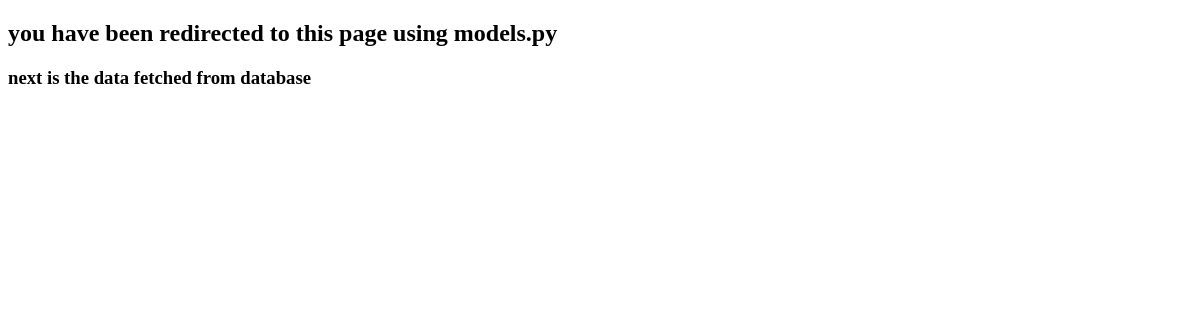
Before: /show/ with the older database file.
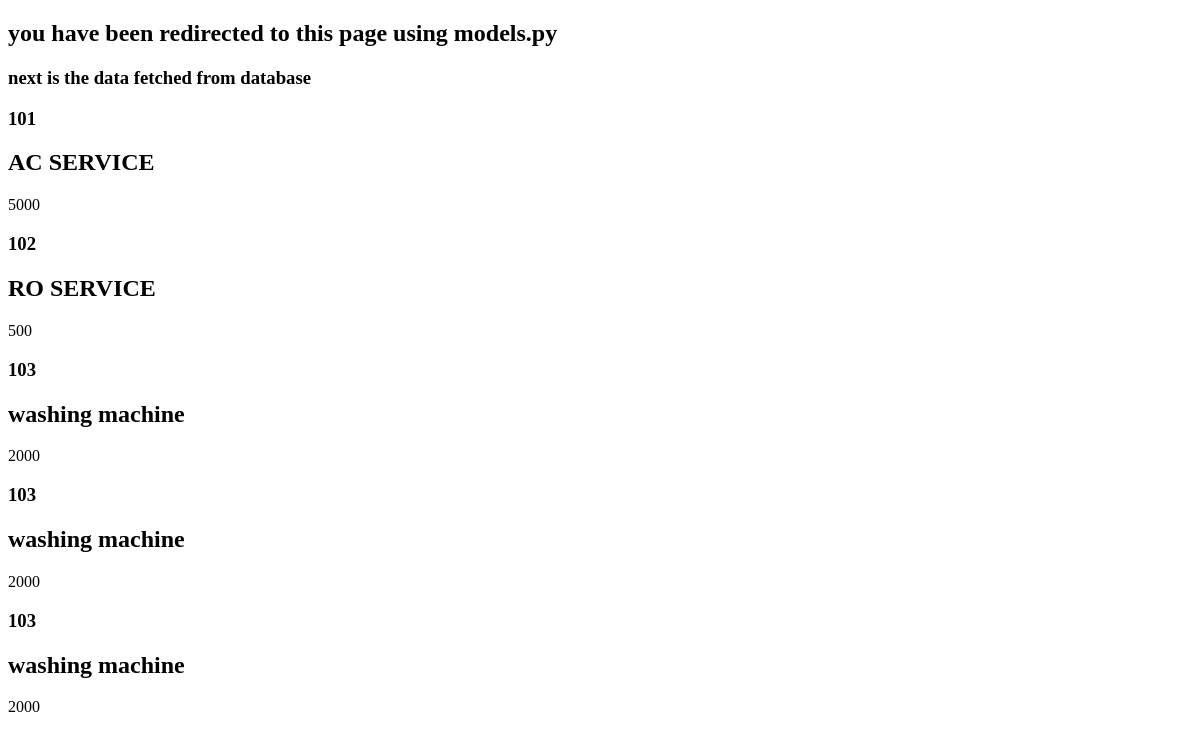
After: the same page with the newer database file.
### service/models.py (models this page shows)
class service (models.Model):
    service_ID=models.CharField(max_length=50)
    service_Title=models.CharField(max_length=50)
    service_Desc=models.TextField()

### dhiraj/views.py (the view)
# urls.py: path('show/',views.load),
def load(request):
    serviceData = service.objects.all()
    '''
    for a in serviceData:
        print(a.service_ID)
        print(a.service_Title)
        print(a.service_Desc)
    print(service1)
    '''
    return render(request, 'load.html', {'service': serviceData})

### Templates/load.html (shortened to what this page needs)
<!DOCTYPE html>
<html lang="en">
<head>
</head>
<body>
    <h2>you have been redirected to this page using models.py</h2>
    <h3>next is the data fetched from database</h3>
    {% for i in service %}
    <div>
        <h3>{{i.service_ID}}</h3>
        <h2>{{i.service_Title}}</h2>
        <p>{{i.service_Desc}}</p>
    </div>
    {% endfor %}
</body>
</html>

Changed rows visible on the page:
added service: service_ID "101", service_Title "AC SERVICE", service_Desc "5000"
added service: service_ID "102", service_Title "RO SERVICE", service_Desc "500"
added service: service_ID "103", service_Title "washing machine", service_Desc "2000"
added service: service_ID "103", service_Title "washing machine", service_Desc "2000"
added service: service_ID "103", service_Title "washing machine", service_Desc "2000"
